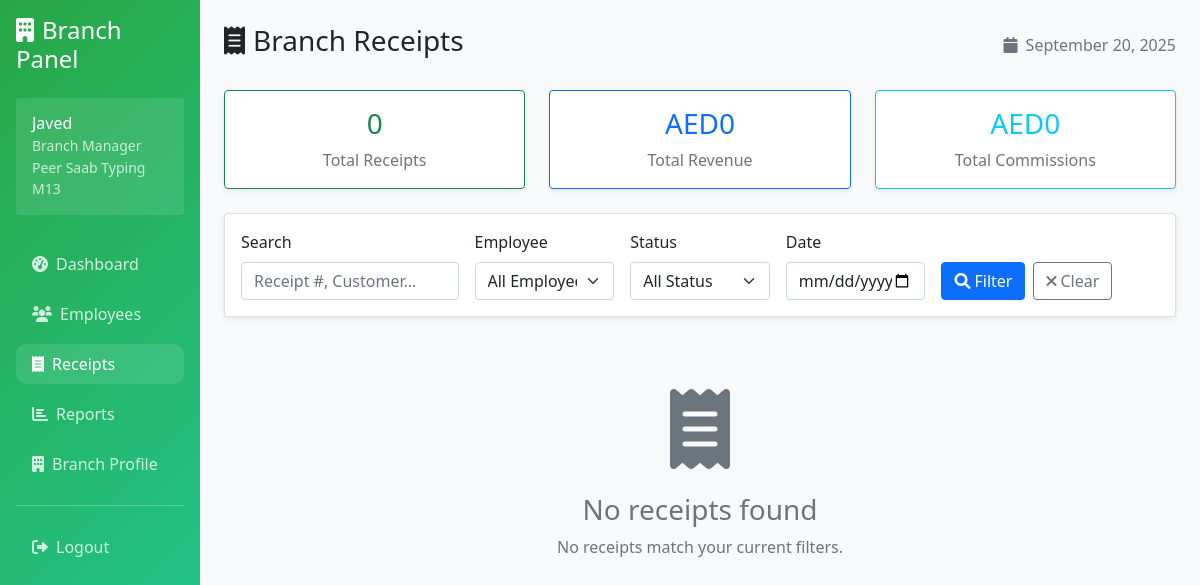
The app's page /branch/receipts.php (signed in), older data.
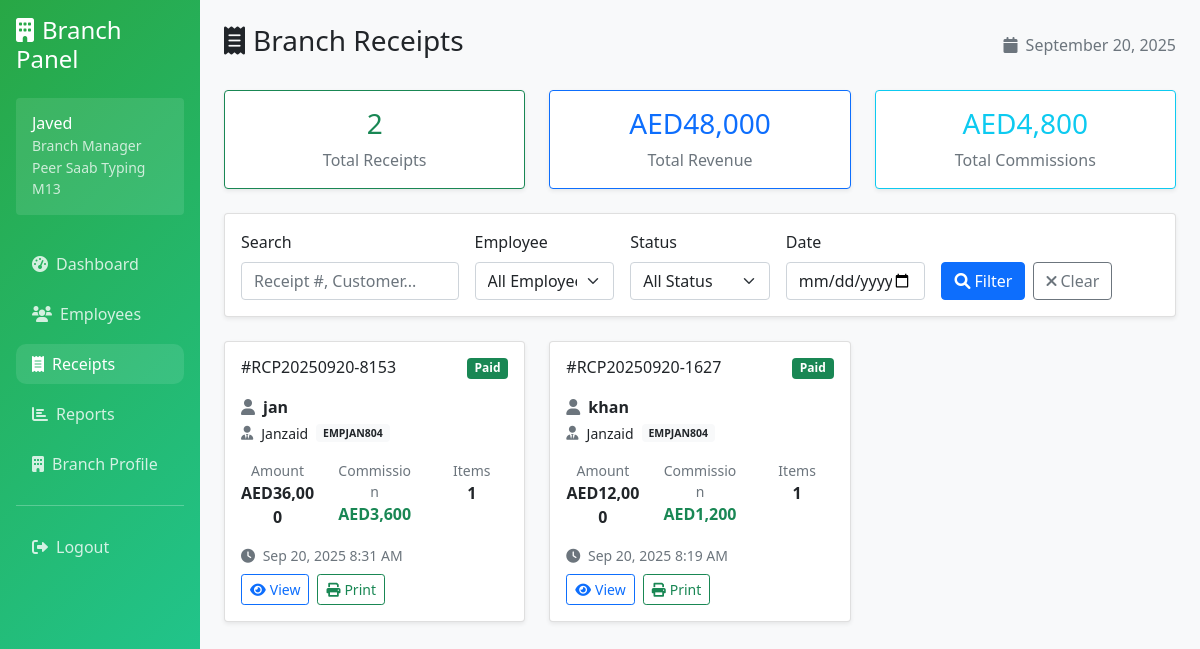
The same page, newer data.
### tables this page shows
CREATE TABLE settings (
            id INTEGER PRIMARY KEY AUTOINCREMENT,
            setting_key VARCHAR(100) UNIQUE NOT NULL,
            setting_value TEXT,
            updated_at DATETIME DEFAULT CURRENT_TIMESTAMP
        );

CREATE TABLE receipts (
            id INTEGER PRIMARY KEY AUTOINCREMENT,
            receipt_number VARCHAR(50) UNIQUE NOT NULL,
            branch_id INTEGER NOT NULL,
            employee_id INTEGER NOT NULL,
            customer_name VARCHAR(100) NOT NULL,
            customer_phone VARCHAR(20),
            customer_email VARCHAR(100),
            total_amount DECIMAL(10,2) NOT NULL,
            total_commission DECIMAL(10,2) DEFAULT 0.00,
            payment_status TEXT DEFAULT 'paid' CHECK (payment_status IN ('paid', 'pending', 'cancelled')),
            notes TEXT,
            created_at DATETIME DEFAULT CURRENT_TIMESTAMP,
            FOREIGN KEY (branch_id) REFERENCES branches(id),
            FOREIGN KEY (employee_id) REFERENCES employees(id)
        );

### includes/currency_helper.php (called while the page is built)
<?php
function getCurrencySymbol($currency_code = 'USD') {
    $symbols = [
        'USD' => '$',
        'AED' => 'AED',
        'PKR' => '₨',
        'INR' => '₹',
        'EUR' => '€'
    ];
    return $symbols[$currency_code] ?? '$';
}
function formatCurrency($amount, $currency_code = 'USD') {
    $symbol = getCurrencySymbol($currency_code);
    return $symbol . number_format($amount, 0);
}
function getCurrentCurrency($db) {
    try {
        $stmt = $db->query("SELECT setting_value FROM settings WHERE setting_key = 'currency' LIMIT 1");
        $currency_result = $stmt->fetch(PDO::FETCH_ASSOC);
        return $currency_result ? $currency_result['setting_value'] : 'USD';
    } catch (Exception $e) {
        return 'USD';
    }
}
?>

### branch/receipts.php (the view, shortened to what the changed rows need)
<?php
require_once '../includes/currency_helper.php';
$database = new Database();
$auth = new Auth($database);
$auth->requireRole(['branch']);
$user_info = $auth->getUserInfo();
$db = $database->getConnection();
$currency = getCurrentCurrency($db);
$page = max(1, intval($_GET['page'] ?? 1));
$per_page = 15;
$offset = ($page - 1) * $per_page;
$conditions = ['r.branch_id = ?'];
$params = [$user_info['id']];
$where_clause = implode(' AND ', $conditions);
$stmt = $db->prepare("SELECT r.*, e.full_name as employee_name, e.employee_code,
    (SELECT COUNT(*) FROM receipt_items WHERE receipt_id = r.id) as item_count
    FROM receipts r
    JOIN employees e ON r.employee_id = e.id
    WHERE $where_clause
    ORDER BY r.created_at DESC
    LIMIT ? OFFSET ?");
$stmt->execute([...$params, $per_page, $offset]);
$receipts = $stmt->fetchAll(PDO::FETCH_ASSOC);
$stmt = $db->prepare("SELECT
    COUNT(*) as total_receipts,
    COALESCE(SUM(total_amount), 0) as total_revenue,
    COALESCE(SUM(total_commission), 0) as total_commission
    FROM receipts WHERE branch_id = ?");
$stmt->execute([$user_info['id']]);
$stats = $stmt->fetch(PDO::FETCH_ASSOC);
?>
<!DOCTYPE html>
<html lang="en">
<head>
    <link href="https://cdn.jsdelivr.net/npm/bootstrap@5.1.3/dist/css/bootstrap.min.css" rel="stylesheet">
    <link href="https://cdnjs.cloudflare.com/ajax/libs/font-awesome/6.0.0/css/all.min.css" rel="stylesheet">
</head>
<body>
    <div class="container-fluid">
        <div class="row">
            <div class="col-md-9 col-lg-10 p-4">
                <div class="d-flex justify-content-between align-items-center mb-4">
                    <h1 class="h3"><i class="fas fa-receipt me-2"></i>Branch Receipts</h1>
                </div>
                <div class="row mb-4">
                    <div class="col-md-4">
                        <div class="card border-success shadow-sm">
                            <div class="card-body text-center">
                                <h3 class="text-success"><?= $stats['total_receipts'] ?></h3>
                                <p class="mb-0 text-muted">Total Receipts</p>
                            </div>
                        </div>
                    </div>
                    <div class="col-md-4">
                        <div class="card border-primary shadow-sm">
                            <div class="card-body text-center">
                                <h3 class="text-primary"><?= $currency ?><?= number_format($stats['total_revenue'], 0) ?></h3>
                                <p class="mb-0 text-muted">Total Revenue</p>
                            </div>
                        </div>
                    </div>
                    <div class="col-md-4">
                        <div class="card border-info shadow-sm">
                            <div class="card-body text-center">
                                <h3 class="text-info"><?= $currency ?><?= number_format($stats['total_commission'], 0) ?></h3>
                                <p class="mb-0 text-muted">Total Commissions</p>
                            </div>
                        </div>
                    </div>
                </div>
                <?php if (empty($receipts)): ?>
                    <div class="text-center py-5">
                        <i class="fas fa-receipt fa-5x text-muted mb-4"></i>
                        <h3 class="text-muted">No receipts found</h3>
                        <p class="text-muted">No receipts match your current filters.</p>
                    </div>
                <?php else: ?>
                    <div class="row">
                        <?php foreach ($receipts as $receipt): ?>
                            <div class="col-lg-4 col-md-6 mb-4">
                                <div class="card receipt-card shadow-sm">
                                    <div class="card-body">
                                        <div class="d-flex justify-content-between align-items-start mb-3">
                                            <h6 class="card-title mb-0">
                                                #<?= htmlspecialchars($receipt['receipt_number']) ?>
                                            </h6>
                                            <span class="badge bg-<?=
                                                $receipt['payment_status'] === 'paid' ? 'success' :
                                                ($receipt['payment_status'] === 'pending' ? 'warning' : 'danger')
                                            ?>">
                                                <?= ucfirst($receipt['payment_status']) ?>
                                            </span>
                                        </div>
                                        <div class="mb-3">
                                            <div class="d-flex align-items-center mb-1">
                                                <i class="fas fa-user me-2 text-muted"></i>
                                                <strong><?= htmlspecialchars($receipt['customer_name']) ?></strong>
                                            </div>
                                            <div class="d-flex align-items-center mb-1 small">
                                                <i class="fas fa-user-tie me-2 text-muted"></i>
                                                <?= htmlspecialchars($receipt['employee_name']) ?>
                                                <span class="badge bg-light text-dark ms-2"><?= htmlspecialchars($receipt['employee_code']) ?></span>
                                            </div>
                                        </div>
                                        <div class="row text-center mb-3">
                                            <div class="col-4">
                                                <div class="small text-muted">Amount</div>
                                                <strong><?= formatCurrency($receipt['total_amount'], $currency) ?></strong>
                                            </div>
                                            <div class="col-4">
                                                <div class="small text-muted">Commission</div>
                                                <strong class="text-success"><?= formatCurrency($receipt['total_commission'], $currency) ?></strong>
                                            </div>
                                            <div class="col-4">
                                                <div class="small text-muted">Items</div>
                                                <strong><?= $receipt['item_count'] ?></strong>
                                            </div>
                                        </div>
                                        <div class="text-muted small mb-2">
                                            <i class="fas fa-clock me-1"></i>
                                            <?= date('M j, Y g:i A', strtotime($receipt['created_at'])) ?>
                                        </div>
                                        <div class="d-flex gap-2">
                                            <a href="/receipt_print.php?id=<?= $receipt['id'] ?>" class="btn btn-sm btn-outline-primary" target="_blank">
                                                <i class="fas fa-eye me-1"></i>View
                                            </a>
                                            <a href="/receipt_print.php?id=<?= $receipt['id'] ?>&print=1" class="btn btn-sm btn-outline-success" target="_blank">
                                                <i class="fas fa-print me-1"></i>Print
                                            </a>
                                        </div>
                                    </div>
                                </div>
                            </div>
                        <?php endforeach; ?>
                    </div>
                <?php endif; ?>
            </div>
        </div>
    </div>
</body>
</html>

Row changes from the older to the newer data that the page shows:
added receipts: receipt_number "RCP20250920-8153", payment_status "Paid", customer_name "jan", employee_name "Janzaid", employee_code "EMPJAN804", total_amount.setting_value "AED36,000", total_commission.setting_value "AED3,600", item_count "1", created_at "Sep 20, 2025 8:31 AM"
now on this page (row edited): receipts: receipt_number "RCP20250920-1627", payment_status "Paid", customer_name "khan", employee_name "Janzaid", employee_code "EMPJAN804", total_amount.setting_value "AED12,000", total_commission.setting_value "AED1,200", item_count "1", created_at "Sep 20, 2025 8:19 AM"
Text that changed along with them:
$stats['total_receipts']: "0" → "2"
$stats['total_revenue']: "0" → "48,000"
$stats['total_commission']: "0" → "4,800"
text no longer shown: "No receipts found No receipts match your current filters."
